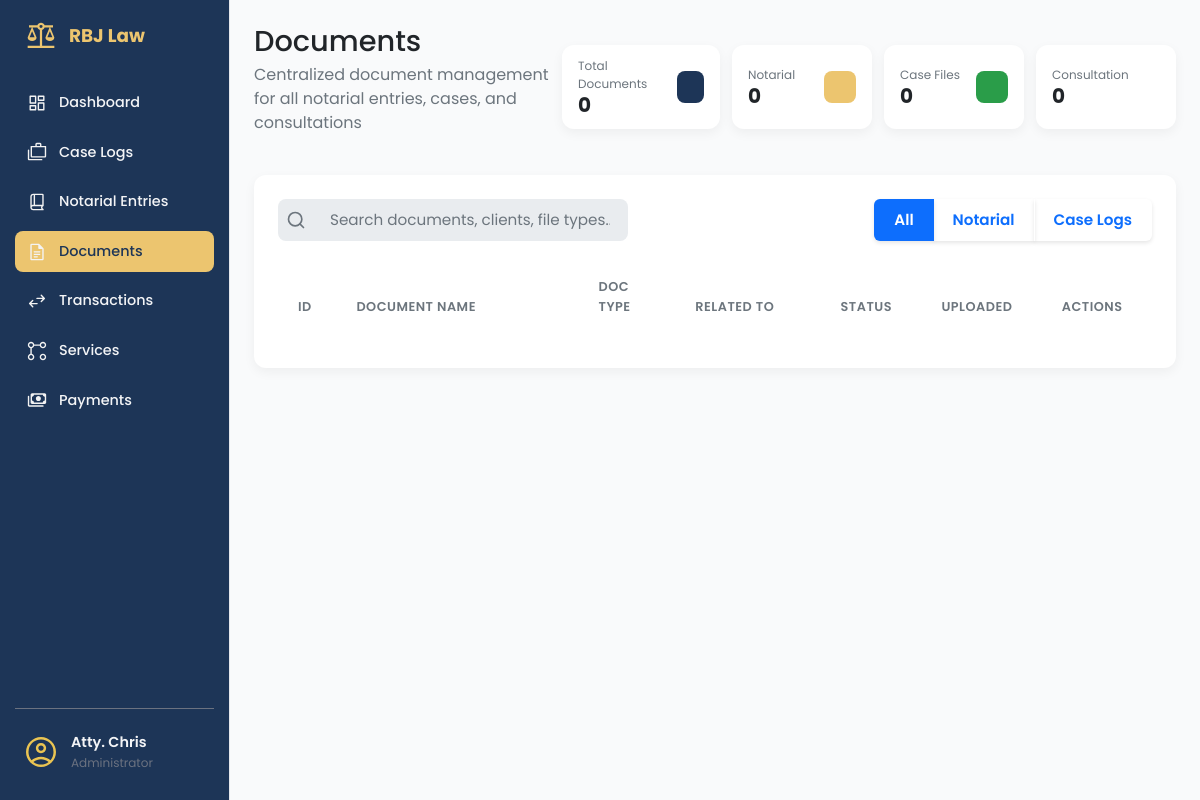
The page /documents/ (signed in) on the database as committed earlier.
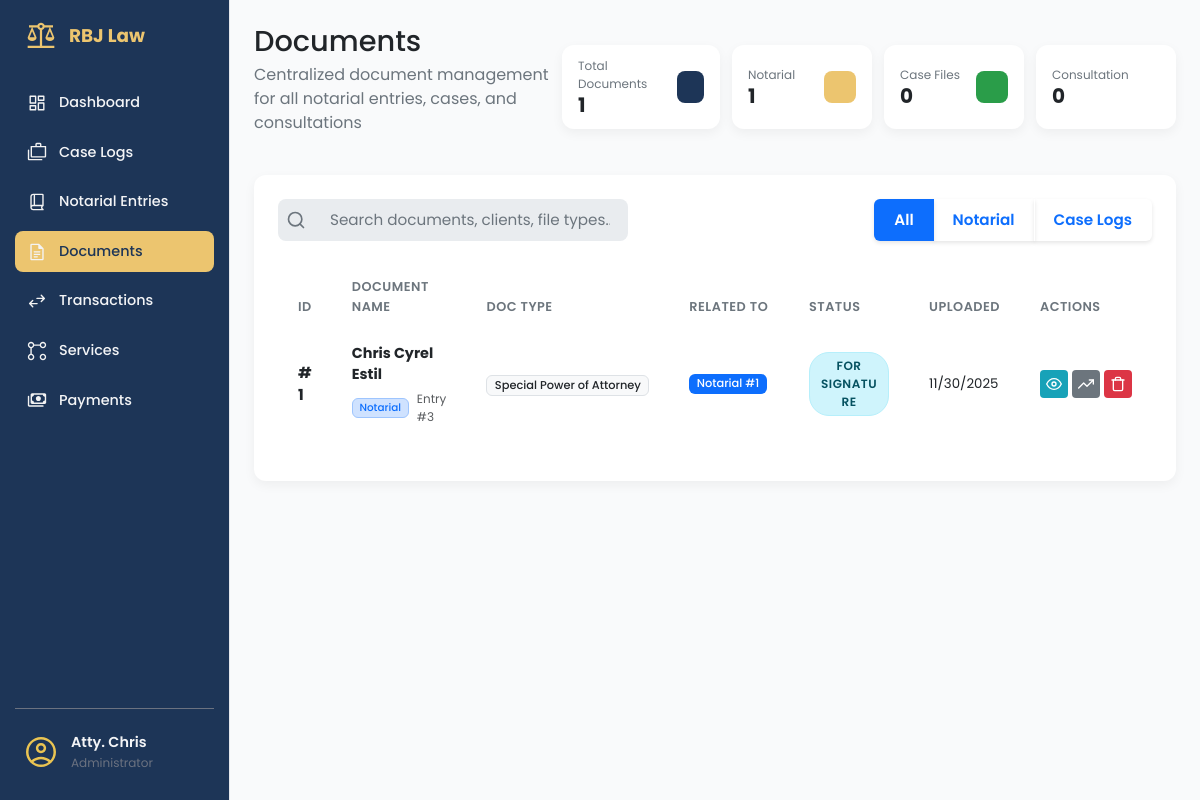
The same page on the database as committed later.
### app/models/document_mdl.py (models this page shows, shortened)
class Document(db.Model):
    __tablename__ = 'documents'
    id = db.Column(db.Integer, primary_key=True)
    filename = db.Column(db.String(255), nullable=False)
    file_path = db.Column(db.String(500), nullable=False)
    file_type = db.Column(db.String(50), nullable=True)
    file_size = db.Column(db.Integer, nullable=True)  # in bytes
    document_type = db.Column(db.String(100), nullable=True)  # e.g., Affidavit, ID, SPA Draft, etc.
    notes = db.Column(db.Text, nullable=True)
    document_status = db.Column(db.String(50), default='Pending', nullable=False)
    parent_type = db.Column(db.String(50), nullable=False)  # 'notarial_entry', 'case', 'client'
    parent_id = db.Column(db.Integer, nullable=False)
    uploaded_by = db.Column(db.Integer, db.ForeignKey('users.id'), nullable=True)
    uploaded_at = db.Column(db.DateTime, default=datetime.utcnow)
    last_modified = db.Column(db.DateTime, default=datetime.utcnow, onupdate=datetime.utcnow)
    uploader = db.relationship('User', backref='uploaded_documents', lazy=True)

### app/routes/documents_routes.py (the view, shortened to what this page needs)
@documents_bp.route('/')
@login_required
def documents_page():
    document_type = request.args.get('type', 'all')
    query = Document.query
    if document_type != 'all':
        query = query.filter_by(parent_type=document_type)
    search_term = request.args.get('search', '')
    if search_term:
        query = query.filter(or_(
            Document.filename.ilike(f'%{search_term}%'),
            Document.notes.ilike(f'%{search_term}%')
        ))
    documents = query.order_by(Document.uploaded_at.desc()).all()
    for doc in documents:
        doc.context_name = "Unknown Client"
        doc.context_ref = f"ID: {doc.parent_id}"
        if doc.parent_type == 'notarial_entry':
            entry = NotarialEntry.query.get(doc.parent_id)
            if entry:
                doc.context_ref = f"Entry #{entry.not_entry_num}"
                if entry.parties:
                    primary_party = entry.parties[0].party_name
                    if len(entry.parties) > 1:
                        doc.context_name = f"{primary_party} et al."
                    else:
                        doc.context_name = primary_party
                else:
                    doc.context_name = "No Party Listed"
        elif doc.parent_type == 'consultation':
            pass
        elif doc.parent_type == 'client':
            client = Client.query.get(doc.parent_id)
            if client:
                doc.context_name = f"{client.first_name} {client.last_name}"
                doc.context_ref = "Client File"
    return render_template('documents_page.html',
                         documents=documents,
                         current_filter=document_type,
                         search_term=search_term)

### app/templates/documents_page.html (shortened to what this page needs)
{% extends 'base.html' %}
{% block content %}
<main class="dashboard-content">
    <header class="dashboard-header">
        <div>
            <h1>Documents </h1>
            <p>Centralized document management for all notarial entries, cases, and consultations</p>
        </div>
        <div style="display: flex; justify-content: space-between; gap: 12px;">
            <div class="data-card data-card--sm">
                <div class="data-card__info">
                    <span class="data-card__title">Total Documents</span>
                    <span class="data-card__value">{{ documents|length }}</span>
                </div>
                <div class="data-card__icon data-card__icon--blue"></div>
            </div>
            <div class="data-card data-card--sm">
                <div class="data-card__info">
                    <span class="data-card__title">Notarial</span>
                    <span class="data-card__value">
                        {% set notarial_count = [] %}
                        {{ notarial_count|length }}
                    </span>
                </div>
                <div class="data-card__icon data-card__icon--gold"></div>
            </div>
            <div class="data-card data-card--sm">
                <div class="data-card__info">
                    <span class="data-card__title">Case Files</span>
                    <span class="data-card__value">
                        {% set case_count = [] %}
                        {{ case_count|length }}
                    </span>
                </div>
                <div class="data-card__icon data-card__icon--green"></div>
            </div>
            <div class="data-card data-card--sm">
                <div class="data-card__info">
                    <span class="data-card__title">Consultation</span>
                    <span class="data-card__value">
                        {% set consultation_count = [] %}
                        {{ consultation_count|length }}
                    </span>
                </div>
                <div class="data-card__icon data-card__icon--purple"></div>
            </div>
        </div>
    </header>
    <section class="content-section">
        <div class="panel-card">
            <div class="filter-buttons mb-4" style="display: flex; justify-content: space-between;">
                <div class="search-bar">
                    <svg class="search-bar__icon" xmlns="http://www.w3.org/2000/svg" width="20" height="20"
                        viewBox="0 0 24 24" fill="none" stroke="currentColor" stroke-width="2" stroke-linecap="round"
                        stroke-linejoin="round">
                        <circle cx="11" cy="11" r="8"></circle>
                        <line x1="21" y1="21" x2="16.65" y2="16.65"></line>
                    </svg>
                    <input class="search-bar__input" type="text" placeholder="Search documents, clients, file types...">
                </div>
                <div class="btn-group" role="group" aria-label="Document filters">
                    <button type="button" class="btn btn-outline-primary active" data-filter="all">
                        All
                    </button>
                    <button type="button" class="btn btn-outline-primary" data-filter="notarial_entry">
                        Notarial
                    </button>
                    <button type="button" class="btn btn-outline-primary" data-filter="case">
                        Case Logs
                    </button>
                </div>
            </div>
            <div class="table-wrapper">
                <table class="table">
                    <colgroup>
                        <col style="width: 5%">
                        <col style="width: 25%">
                        <col style="width: 10%">
                        <col style="width: 15%">
                        <col style="width: 10%">
                        <col style="width: 10%">
                        <col style="width: 10%">
                    </colgroup>
                    <thead>
                        <tr>
                            <th>ID</th>
                            <th>Document Name</th>
                            <th>Doc Type</th>
                            <th>Related To</th>
                            <th>Status</th>
                            <th>Uploaded</th>
                            <th>Actions</th>
                        </tr>
                    </thead>
                    <tbody>
                        {% for document in documents %}
                        <tr class="document-row" data-parent-type="{{ document.parent_type }}">
                            <td><strong>#{{ document.id }}</strong></td>
                            <td>
                                <div class="d-flex flex-column">
                                    <span class="fw-bold text-dark" style="font-size: 0.9rem;">
                                        {{ document.context_name }}
                                    </span>
                                    <div class="d-flex align-items-center mt-1">
                                        {% if document.parent_type == 'notarial_entry' %}
                                        <span
                                            class="badge bg-primary-subtle text-primary border border-primary-subtle me-2"
                                            style="font-size: 0.65rem;">Notarial</span>
                                        {% elif document.parent_type == 'case' %}
                                        <span
                                            class="badge bg-success-subtle text-success border border-success-subtle me-2"
                                            style="font-size: 0.65rem;">Case</span>
                                        {% elif document.parent_type == 'consultation' %}
                                        <span class="badge bg-info-subtle text-info border border-info-subtle me-2"
                                            style="font-size: 0.65rem;">Consultation</span>
                                        {% endif %}
                                        <small class="text-muted" style="font-size: 0.75rem;">
                                            {{ document.context_ref }}
                                        </small>
                                    </div>
                                </div>
                            </td>
                            <td><span class="badge bg-light text-dark border">{{ document.document_type or 'General'
                                    }}</span></td>
                            <td>
                                {% if document.parent_type == 'notarial_entry' %}
                                <span class="badge bg-primary mb-1">Notarial #{{ document.parent_id }}</span>
                                {% elif document.parent_type == 'case' %}
                                <span class="badge bg-success mb-1">Case #{{ document.parent_id }}</span>
                                {% else %}
                                <span class="badge bg-secondary mb-1">{{ document.parent_type|title }}</span>
                                {% endif %}
                            </td>
                            <td>
                                <span
                                    class="status-tag status-tag--{{ document.document_status|lower|replace(' ', '-') }}">
                                    {{ document.document_status }}
                                </span>
                            </td>
                            <td>
                                <div class="small">{{ document.uploaded_at.strftime('%m/%d/%Y') }}</div>
                            </td>
                            <td>
                                <div class="action-buttons">
                                    <a href="{{ url_for('documents.view_document', document_id=document.id) }}"
                                        target="_blank" class="btn-action btn-action--info" title="View">
                                        <svg xmlns="http://www.w3.org/2000/svg" width="16" height="16"
                                            viewBox="0 0 24 24" fill="none" stroke="currentColor" stroke-width="2"
                                            stroke-linecap="round" stroke-linejoin="round">
                                            <path d="M1 12s4-8 11-8 11 8 11 8-4 8-11 8-11-8-11-8z"></path>
                                            <circle cx="12" cy="12" r="3"></circle>
                                        </svg>
                                    </a>
                                    <div class="dropdown status-dropdown">
                                        <button class="btn-action btn-action--secondary dropdown-toggle" type="button"
                                            data-bs-toggle="dropdown" aria-expanded="false" title="Update Status">
                                            <svg xmlns="http://www.w3.org/2000/svg" width="16" height="16"
                                                viewBox="0 0 24 24" fill="none" stroke="currentColor" stroke-width="2"
                                                stroke-linecap="round" stroke-linejoin="round">
                                                <polyline points="23 6 13.5 15.5 8.5 10.5 1 18"></polyline>
                                                <polyline points="17 6 23 6 23 12"></polyline>
                                            </svg>
                                        </button>
                                    </div>
                                    <form action="{{ url_for('documents.delete_document', document_id=document.id) }}"
                                        method="POST" style="display:inline;"
                                        onsubmit="return confirm('Are you sure you want to delete this document?');">
                                        <button type="submit" class="btn-action btn-action--danger" title="Delete">
                                        </button>
                                    </form>
                                </div>
                            </td>
                        </tr>
                        {% endfor %}
                    </tbody>
                </table>
            </div>
        </div>
    </section>
</main>
{% endblock %}

Rows that differ between the two databases and show on the page:
added Document: id "1", context_name "Chris Cyrel Estil", parent_type "Notarial", context_ref "Entry #3", document_type "Special Power of Attorney", parent_id "1", document_status "FOR SIGNATURE", uploaded_at "11/30/2025"
Other text that changed with them:
{{ documents|length }}: "0" → "1"
{{ notarial_count|length }}: "0" → "1"
